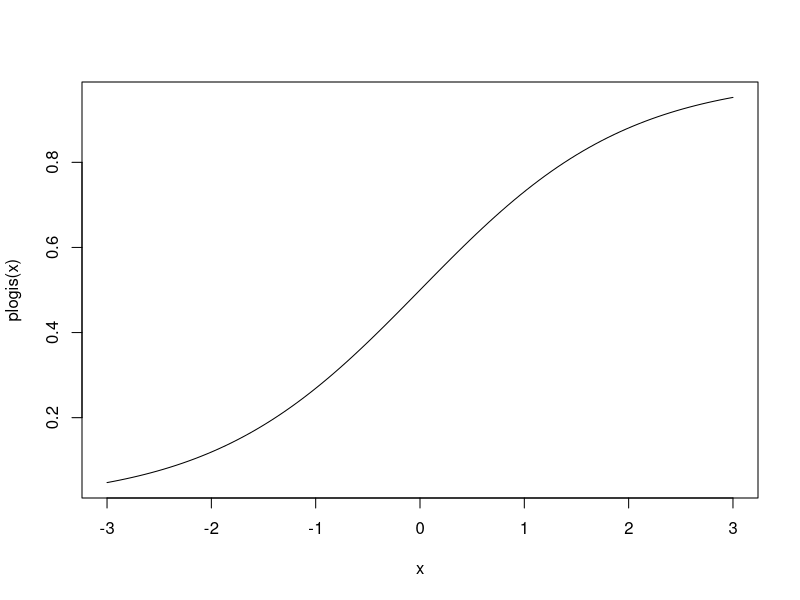
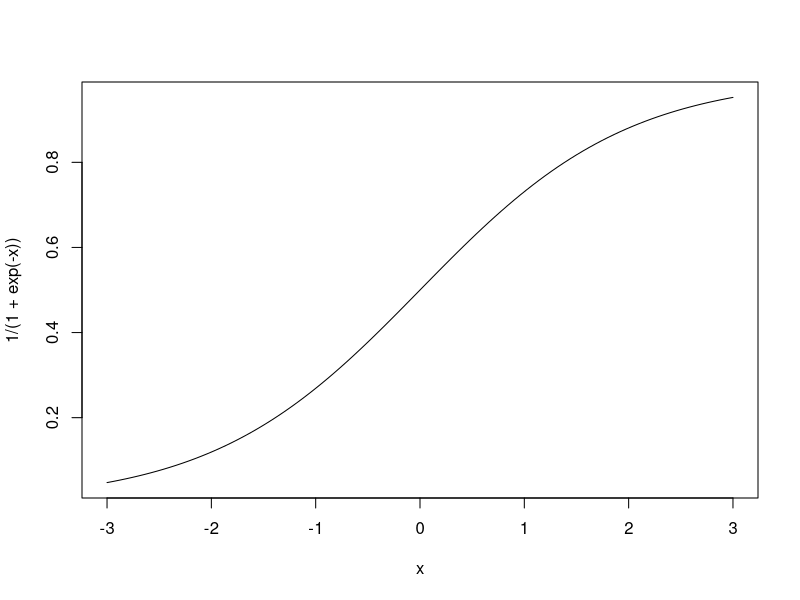
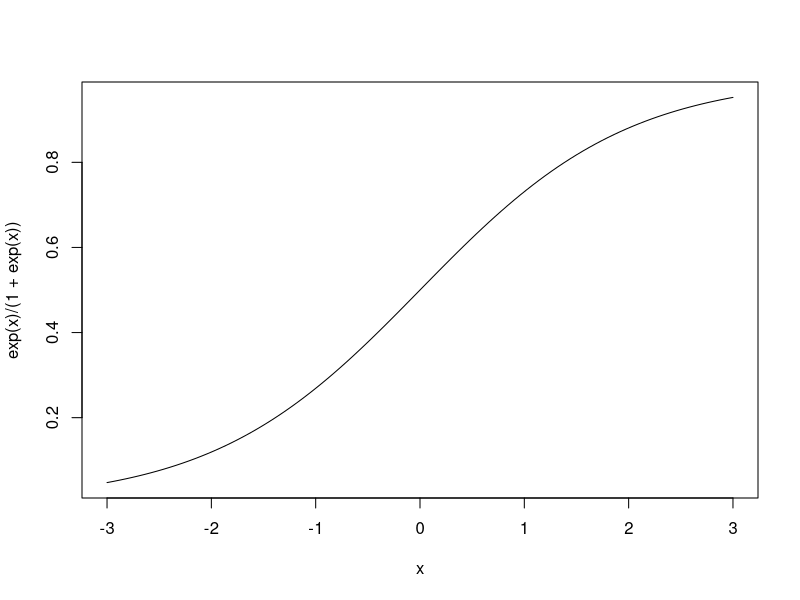
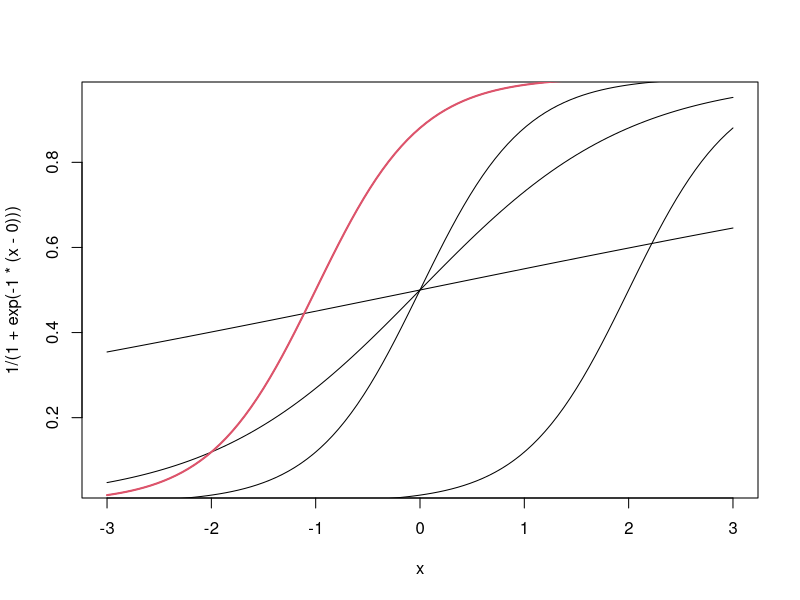
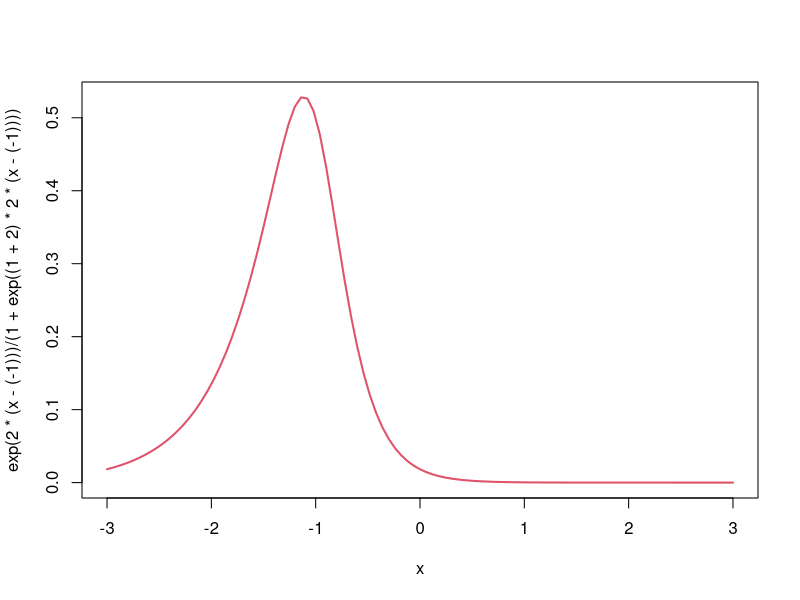
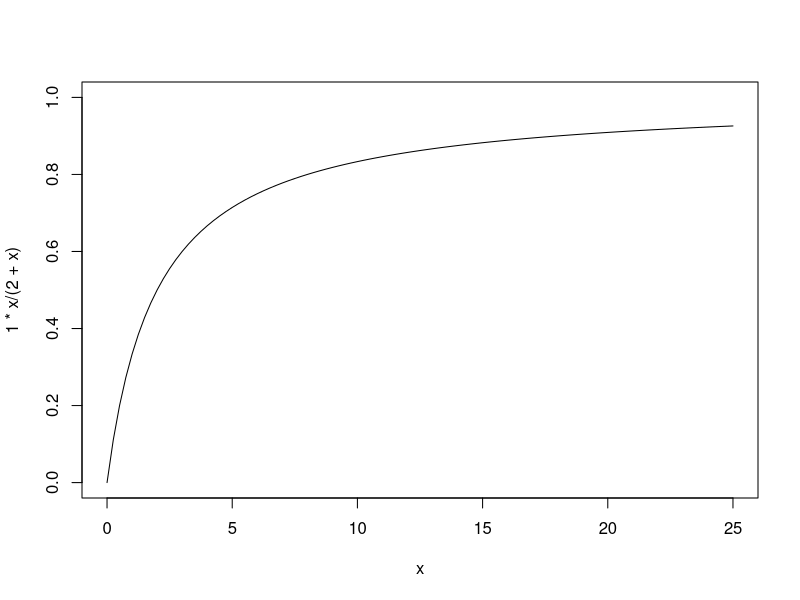
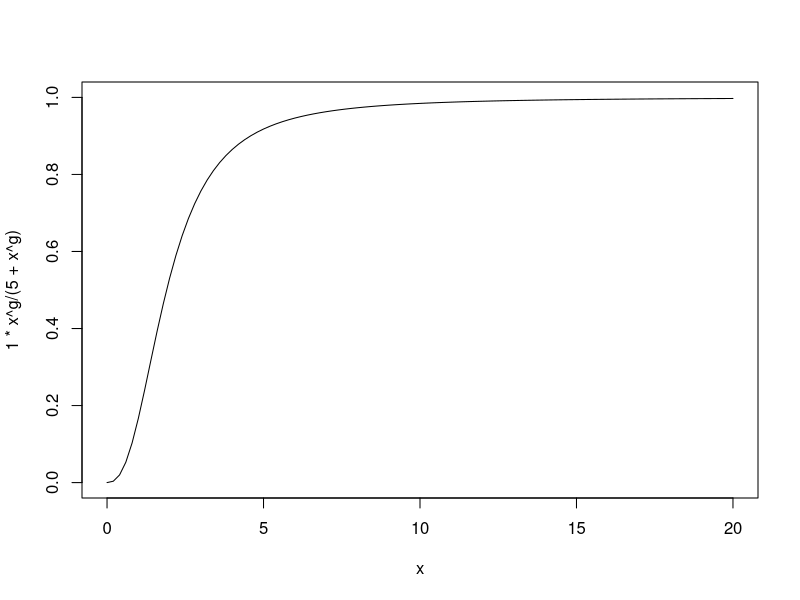
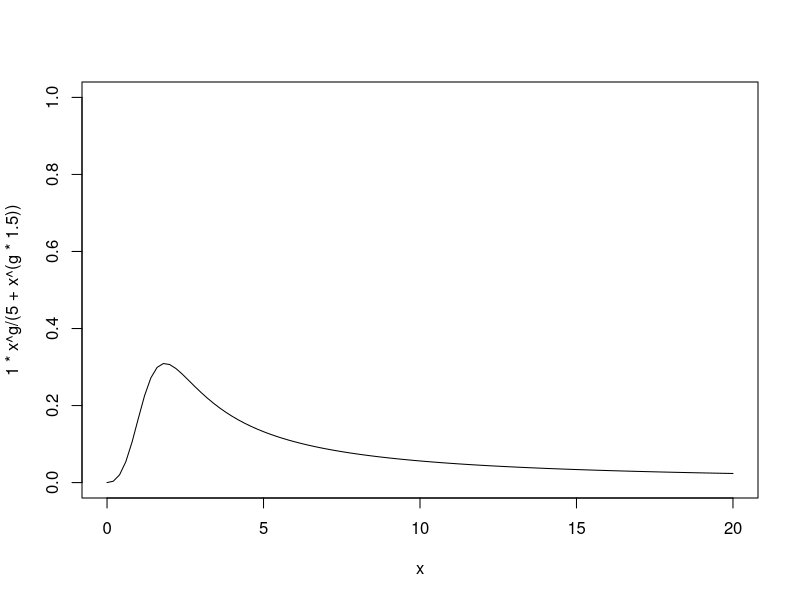

Write the R code that produced these figures, in order.
## ---- chunk 1
knitr::opts_chunk$set(echo = FALSE)
## ---- chunk 2
curve(plogis(x), xlim = c(-3, 3))

curve(1/(1 + exp(-x)), xlim = c(-3, 3))


curve(exp(x)/(1 + exp(x)), xlim = c(-3, 3))



curve(1/(1 + exp(-1*(x - 0))), xlim = c(-3, 3))

curve(1/(1 + exp(-2*(x - 0))), xlim = c(-3, 3), add = TRUE)
curve(1/(1 + exp(-.2*(x - 0))), xlim = c(-3, 3), add = TRUE)
curve(1/(1 + exp(-2*(x - 2))), xlim = c(-3, 3), add = TRUE)
curve(1/(1 + exp(-2*(x - (-1)))), xlim = c(-3, 3), add = TRUE)


curve(exp(2*(x - (-1)))/(1 + exp(2*(x - (-1)))), 
      xlim = c(-3, 3), add = TRUE, col = 2, lwd = 2)


# modified logistic from volnesh (?) and Ben bolker
curve(exp(2*(x - (-1)))/(1 + exp((1 + 2)*2*(x - (-1)))), 
      xlim = c(-3, 3), col = 2, lwd = 2)

## type 2 functiona lresponse but fancy


curve(1*x/(2 + x), xlim = c(0, 25), ylim = c(0, 1))


g <- 2.5
curve(1*x^g/(5 + x^g), xlim = c(0, 20), ylim = c(0, 1))


g <- 2.5
curve(1*x^g/(5 + x^(g*1.5)), xlim = c(0, 20), ylim = c(0, 1))

curve(x*exp(.6*(1 - x)), xlim = c(0, 11))
curve(x*exp(1*(1 - x)), xlim = c(0, 11), add = TRUE)
curve(x*exp(1.1*(1 - x)), xlim = c(0, 11), add = TRUE)
curve(x*exp(1.7*(1 - x)), xlim = c(0, 11), add = TRUE)

curve(x*exp(.7*(1 - x/5)^3), xlim = c(0, 15))
abline(h = 5)

e1 <- 0.7 # probability of extinction?
es <- 8
curve((1 - e1) * x^2 / (es^2 + x ^ 2), xlim = c(0, 30), ylim = c(0, 1))
abline(h = 1-e1)

# okay simplify


surviv <- 0.7 # probability of extinction?
halfsize <- 8
curve(surviv * x^2 / (halfsize^2 + x ^ 2), xlim = c(0, 30), ylim = c(0, 1))
abline(h = surviv/2, v = halfsize, lty = 2)
abline(h = surviv, lty = 3)



curve(1/(1 + exp(-.7*x)), xlim = c(-3,3))


betas <- rnorm(20, mean = log(.45), sd = .8)

curve(1/(1 + exp(-.45*x)), xlim = c(-10, 10))

for(i in 1:length(betas)){
  curve(1 / (1 + exp(-exp(betas[i]) * x)), add = TRUE)
}


## ----------------


betas <- rlnorm(20, meanlog = log(.45), sdlog = .8)
betas
curve(1/(1 + exp(-.45*x)), xlim = c(-10, 10))

for(i in 1:length(betas)){
  curve(1 / (1 + exp(-betas[i] * x)), add = TRUE)
}

rnorm(1e5, mean = -.8, sd = .3) |> exp() |> hist()


curve(1/(1 + exp(-1.5*x)), xlim = c(-10, 10))

## ---- chunk 3
curve(plogis(2*(x-(-1))), xlim = c(-3,3))


curve(plogis(2*(x-(-1))) * plogis(-1*(x - (+1))),
      xlim = c(-3,3), ylim = c(0, 1))
## ---- chunk 4

